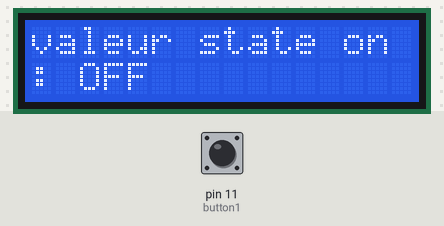
Bench run of a sketch on a simulated Arduino Uno, built with avr-gcc and run on an emulated ATmega328P. Shown: 16×2 character LCD. Inputs (shaded band) come from the test bench; at power-on: pin 11 (button1) LOW.

Above: at 1.2 s.
1.3 s: pin 11 (button1) pulled HIGH for 1.2 s
At 2.8 s:
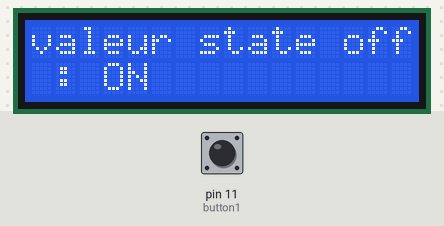
At 4.4 s:
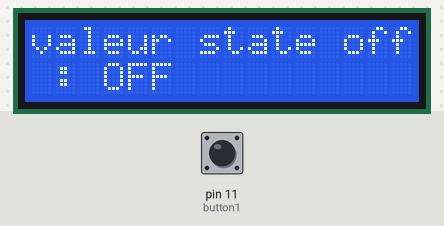
4.5 s: pin 11 (button1) pulled HIGH for 1.2 s
At 5.5 s:
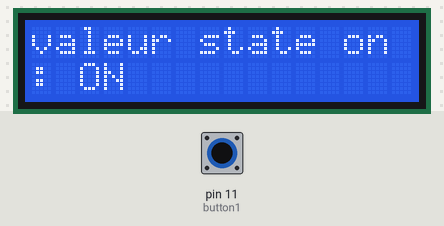
Timing chart, 0 to 7.5 s (numbered marks = the images above; inputs shaded):
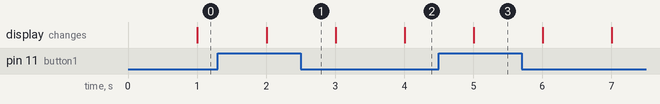

Measured:
- after the input at 1.3 s, the display: changes after 0.71 s (image 1)
- after the input at 4.5 s, the display: changes after 0.51 s (image 3)

The sketch:

7_LCD_Screen.ino
```cpp
//Wiring code generated from an ArduinoML model
// Application name: RedButton

#include <LiquidCrystal.h>


LiquidCrystal lcd(2, 3, 4, 5, 6, 7, 8);


long debounce = 200;
enum STATE {off, on};

STATE currentState = off;

bool button1BounceGuard = false;
long button1LastDebounceTime = 0;


long stateEntryTime = 0;


bool screenUpdated = false;


	void setup(){
		pinMode(11, INPUT); // button1 [Sensor]
		// Screen setup
		lcd.begin(16, 2);
	}
	void loop() {
		long currentTime = millis();
			switch(currentState){

				case off:
					if (!screenUpdated) {
						lcd.clear();
						String msg = "valeur state off : " + String(digitalRead(11) == HIGH ? "ON" : "OFF");
						String firstLine = msg.substring(0, 16);
						String secondLine = msg.substring(16, 32);
						lcd.setCursor(0, 0);
						lcd.print(firstLine);
						lcd.setCursor(0, 1);
						lcd.print(secondLine);
						screenUpdated = true;
					}
						if ((currentTime - stateEntryTime >= 1000)) {
							currentState = on;
							screenUpdated = false;
							stateEntryTime = millis();
						}
				break;
				case on:
					if (!screenUpdated) {
						lcd.clear();
						String msg = "valeur state on : " + String(digitalRead(11) == HIGH ? "ON" : "OFF");
						String firstLine = msg.substring(0, 16);
						String secondLine = msg.substring(16, 32);
						lcd.setCursor(0, 0);
						lcd.print(firstLine);
						lcd.setCursor(0, 1);
						lcd.print(secondLine);
						screenUpdated = true;
					}
						if ((currentTime - stateEntryTime >= 1000)) {
							currentState = off;
							screenUpdated = false;
							stateEntryTime = millis();
						}
				break;
		}
	}
```
